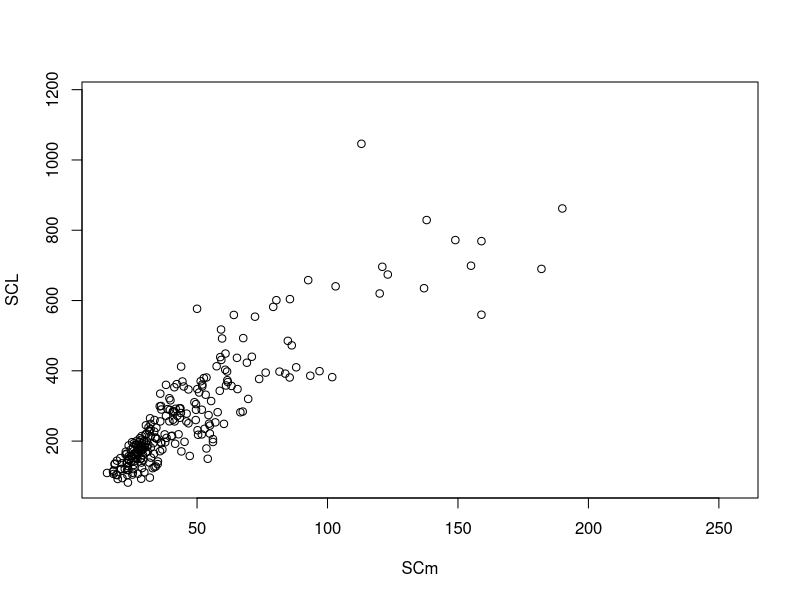

Generate this figure with R: (Note: this script raises an error after producing the figure.)
################################################################################
## Day 04

################################################################################
# Correlations & Regression
# When we have two continuous variables, we can test whether they are correlated
# Correlation is defined in terms of the variance of x, the variance of y, and 
## the covariance of x and y, the way they vary together. The formula to obtain
## the correlation between x and y is the covariance between x and y, divided
## by the square root of the variance of x times the variance of y.

# Let's load the dataset again
F24.size <- read.csv("./datasets/Ferreira_etal-2024/size-meas.csv", 
                     header = TRUE)

head(F24.size)
attach(F24.size)
# Let's test the correlation between SCm and SCL
# Let's first take a look at it
plot(SCm, SCL)  ## it looks like there is a strong correlation
var(SCm)  ## has NAs
var(SCm, na.rm = T)
var(SCL, na.rm = T)

var(SCm, SCL, na.rm = T)  ## if var has two arguments, it calculates the covariance

# Thus, the correlation should be:
var(SCm, SCL, na.rm = T)/(sqrt(var(SCm, na.rm = T)*var(SCL, na.rm = T)))
#0.5285097 is not a strong correlation

# of course, there is an implement function to calculate that, let's check
cor(SCm, SCL)  ## same result

################################################################################
# Problem 1.2: how to correct that?
# We need a new dataset in which all data points have both values
complete.cases(SCm, SCL)
head(F24.size)
SCm.SCL <- F24.size[complete.cases(SCm, SCL), 6:7]
SCm.SCL

cor(SCm.SCL$SCm, SCm.SCL$SCL)  ## results are different, do you know why?

## we have to keep only the values that are in BOTH variables

# Thus, the correlation should be:
var(SCm.SCL$SCm, SCm.SCL$SCL)/(sqrt(var(SCm.SCL$SCm)*var(SCm.SCL$SCL)))
# 0.8841411 is a strong correlation!

# if you want to determine the significance of a correlation, use:
cor.test(SCm.SCL$SCm, SCm.SCL$SCL)  ## highly significant

# use cor to test the correlation between all variables in a dataframe
cor(F24.size)  ## we have to remove the non-numeric columns and deal with NAs
cor(F24.size[complete.cases(F24.size[,-c(1:3)]),-c(1:3)])

# do not over rely on correlation between two variables as they can be misleading
# check more complex models and also whether an additional category can change
## the explanation of the correlation. For example, using coplot:
coplot(SCm ~ SCL | Clade, pch = 16, col = "red")


################################################################################
# Regressions  
attach(SCm.SCL)

# using the implemented function, linear model (lm):
lm(SCm~SCL)

# let's inspect the object
SCm.SCL.lm <- lm(SCm~SCL)
summary(SCm.SCL.lm)  ## nice summary statistics of the model

SCm.SCL.lm$coefficients  ## intercept and slope
print(SCm.SCL.lm$coefficients)  ## a way to print those results

# let's plot the data and the regression line
plot(x = SCL,
     y = SCm,
     main = "Skull vs. carapace length in turtles",
     xlab = "Carapace length (SCL)",
     ylab = "Skull lenght (SCm)", 
     bty = "l",
     pch = 16,
     col = rgb(0,0,0,0.5))
abline(SCm.SCL.lm, col = "red", lwd = 2)

# regression formulae can be used to predict values of y based on new values of x
## let's predic the value of SCm when SCL = 645
new.SCm = data.frame(SCL = 645)
pred <- predict(SCm.SCL.lm, newdata = new.SCm, interval = "confidence")
pred

# let's now create two scatterplots and linear regression analyses with different degrees of point scatter
set.seed(123)  ## for reproducibility
# high scatter
x1 <- rnorm(50, mean = 10, sd = 5)
y1 <- 2*x1 + rnorm(50, mean = 0, sd = 10)
high.scatter.lm <- lm(y1 ~ x1)

# low scatter
x2 <- rnorm(50, mean = 10, sd = 5)
y2 <- 2*x2 + rnorm(50, mean = 0, sd = 2)
low.scatter.lm <- lm(y2 ~ x2)

# plot both
par(mfrow = c(1,2), cex = 0.8)
# high scatter
plot(x = x1,
     y = y1,
     main = "High scatter",
     xlab = "X variable",
     ylab = "Y variable", 
     bty = "l",
     pch = 16,
     col = rgb(0,0,0,0.5))
abline(high.scatter.lm, col = "red", lwd = 2)
legend(x = "topleft",
       legend = c(paste("y = ", 
                        round(high.scatter.lm$coefficients[1], digits = 2), 
                        " + ", 
                        round(high.scatter.lm$coefficients[2], digits = 2), 
                        "x"), ""),
       bty = "n",
       cex = 0.8)
# low scatter
plot(x = x2,
     y = y2,
     main = "Low scatter",
     xlab = "X variable",
     ylab = "Y variable",
     bty = "l",
     pch = 16,
     col = rgb(0,0,0,0.5))
abline(low.scatter.lm, col = "red", lwd = 2)
legend(x = "topleft",
       legend = c(paste("y = ",
                        round(low.scatter.lm$coefficients[1], digits = 2), 
                        " + ", 
                        round(low.scatter.lm$coefficients[2], digits = 2), 
                        "x"), ""),
       bty = "n",
       cex = 0.8)


deviance(high.scatter.lm)  ## higher deviance
deviance(low.scatter.lm)   ## lower deviance

dev.off()

################################################################################
################################################################################
# Project 1: skull length and body size relation in turtles
# Problem 1.2: finish the plot including the regression formula on it
# hint: use the model object and a second legend() 

## we did not have time to do this project, so I will put it in the final project
pdf(file = "./Day-04/Skull_vs_Carapace_Length_Turtles.pdf", 
    width = 10, 
    height = 5)
par(mfrow = c(1,2), cex = 0.5)

# Emydidae
plot(x = SCL, 
     y = SCm,  
     main = "Skull vs. carapace length in Emydidae",
     xlab = "Carapace length (SCL)",
     ylab = "Skull lenght (SCm)", 
     bty = "l",
     cex = 0)

points(x = SCL[which(F24.size$Clade != "Emydidae")], 
       y = SCm[which(F24.size$Clade != "Emydidae")], 
       pch = 16,
       col = rgb(0.5, 0.5, 0.5, 0.5))

points(x = SCL[which(F24.size$Clade == "Emydidae")], 
       y = SCm[which(F24.size$Clade == "Emydidae")], 
       pch = 15,
       cex = 1.3,
       col = rgb(136/255, 86/255, 167/255))

legend(x = "topleft", 
       legend = c("Emydidae", "Other turtles"),
       bty = "n",
       pch = c(15, 16),
       col = c(rgb(136/255, 86/255, 167/255), rgb(0.5, 0.5, 0.5, 0.5)))

Emydidae.lm <- lm(SCm[which(F24.size$Clade == "Emydidae")] ~ 
                    SCL[which(F24.size$Clade == "Emydidae")])

abline(Emydidae.lm, col = rgb(136/255, 86/255, 167/255), lwd = 2)

## add a second legend with the formula
legend(x = "bottomright", 
       legend = c(paste("y = ", 
                        round(Emydidae.lm$coefficients[1], digits = 2), 
                        " + ", 
                        round(Emydidae.lm$coefficients[2], digits = 2), 
                        "x"), ""),
       bty = "n",
       cex = 0.8)


# Chelidae
plot(x = SCL, 
     y = SCm, 
     main = "Skull vs. carapace length in Chelidae",
     xlab = "Carapace length (SCL)",
     ylab = "Skull lenght (SCm)", 
     bty = "l",
     cex = 0)

points(x = SCL[which(F24.size$Clade != "Chelidae")], 
       y = SCm[which(F24.size$Clade != "Chelidae")], 
       pch = 16,
       col = rgb(0.5, 0.5, 0.5, 0.5))

points(x = SCL[which(F24.size$Clade == "Chelidae")], 
       y = SCm[which(F24.size$Clade == "Chelidae")], 
       pch = 15,
       cex = 1.3,
       col = rgb(127/255, 191/255, 123/255))

legend(x = "topleft", 
       legend = c("Chelidae", "Other turtles"),
       bty = "n",
       pch = c(15, 16),
       col = c(rgb(127/255, 191/255, 123/255), 
               rgb(0.5, 0.5, 0.5, 0.5)))


Chelidae.lm <- lm(SCm[which(F24.size$Clade == "Chelidae")] ~ 
                    SCL[which(F24.size$Clade == "Chelidae")])

abline(Chelidae.lm, col = rgb(127/255, 191/255, 123/255), lwd = 2)

legend(x = "bottomright", 
       legend = c(paste("y = ", 
                        round(Chelidae.lm$coefficients[1], digits = 2), 
                        " + ", 
                        round(Chelidae.lm$coefficients[2], digits = 2), 
                        "x"), ""),
       bty = "n",
       cex = 0.8)

dev.off()